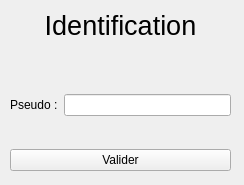
<?xml version="1.0" encoding="UTF-8"?>
<ui version="4.0">
 <class>Identification</class>
 <widget class="QWidget" name="Identification">
  <property name="geometry">
   <rect>
    <x>0</x>
    <y>0</y>
    <width>244</width>
    <height>185</height>
   </rect>
  </property>
  <property name="windowTitle">
   <string>perudo : Identification</string>
  </property>
  <widget class="QWidget" name="layoutWidget">
   <property name="geometry">
    <rect>
     <x>10</x>
     <y>10</y>
     <width>221</width>
     <height>161</height>
    </rect>
   </property>
   <layout class="QVBoxLayout" name="verticalLayout">
    <item>
     <widget class="QLabel" name="LabelIdentification">
      <property name="font">
       <font>
        <pointsize>20</pointsize>
        <weight>50</weight>
        <bold>false</bold>
        <strikeout>false</strikeout>
        <kerning>true</kerning>
       </font>
      </property>
      <property name="text">
       <string>Identification</string>
      </property>
      <property name="alignment">
       <set>Qt::AlignCenter</set>
      </property>
     </widget>
    </item>
    <item>
     <widget class="QLabel" name="LabelBienvenue">
      <property name="text">
       <string/>
      </property>
      <property name="alignment">
       <set>Qt::AlignCenter</set>
      </property>
     </widget>
    </item>
    <item>
     <spacer name="verticalSpacer">
      <property name="orientation">
       <enum>Qt::Vertical</enum>
      </property>
      <property name="sizeHint" stdset="0">
       <size>
        <width>20</width>
        <height>40</height>
       </size>
      </property>
     </spacer>
    </item>
    <item>
     <layout class="QHBoxLayout" name="horizontalLayout">
      <item>
       <widget class="QLabel" name="LabelPseudo">
        <property name="text">
         <string>Pseudo :</string>
        </property>
       </widget>
      </item>
      <item>
       <widget class="QLineEdit" name="LineEditPseudo">
        <property name="maxLength">
         <number>20</number>
        </property>
       </widget>
      </item>
     </layout>
    </item>
    <item>
     <spacer name="verticalSpacer_2">
      <property name="orientation">
       <enum>Qt::Vertical</enum>
      </property>
      <property name="sizeHint" stdset="0">
       <size>
        <width>20</width>
        <height>40</height>
       </size>
      </property>
     </spacer>
    </item>
    <item>
     <widget class="QPushButton" name="BoutonValider">
      <property name="text">
       <string>Valider</string>
      </property>
      <property name="icon">
       <iconset resource="ressouces.qrc">
        <normaloff>:/res/res/64/Dialog-Apply-64.png</normaloff>:/res/res/64/Dialog-Apply-64.png</iconset>
      </property>
     </widget>
    </item>
   </layout>
  </widget>
 </widget>
 <resources>
  <include location="ressouces.qrc"/>
 </resources>
 <connections/>
</ui>
